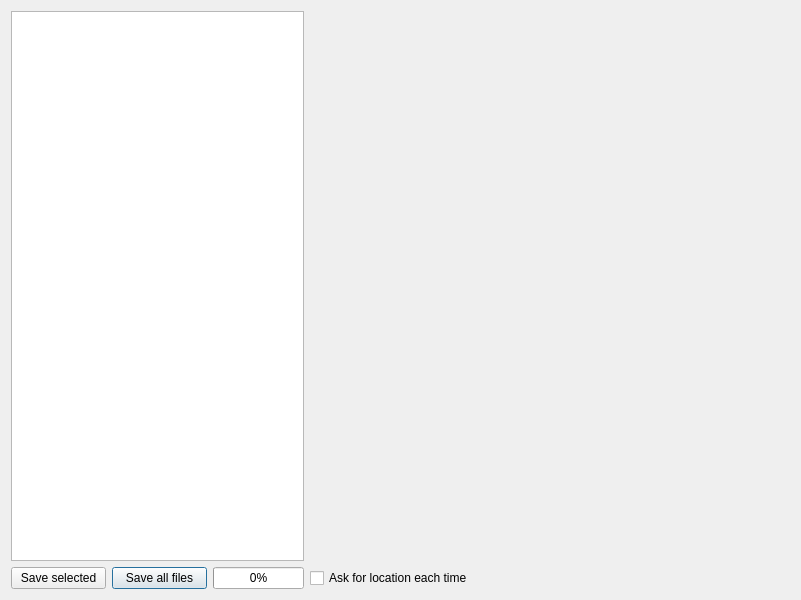
<?xml version="1.0" encoding="UTF-8"?>
<ui version="4.0">
 <class>Filebrowse</class>
 <widget class="QDialog" name="Filebrowse">
  <property name="geometry">
   <rect>
    <x>0</x>
    <y>0</y>
    <width>800</width>
    <height>600</height>
   </rect>
  </property>
  <property name="windowTitle">
   <string>File List</string>
  </property>
  <layout class="QGridLayout" name="gridLayout_3">
   <item row="0" column="0">
    <layout class="QGridLayout" name="gridLayout">
     <item row="0" column="0" rowspan="3" colspan="3">
      <widget class="QListWidget" name="listWidget">
       <property name="sizePolicy">
        <sizepolicy hsizetype="Expanding" vsizetype="Expanding">
         <horstretch>0</horstretch>
         <verstretch>0</verstretch>
        </sizepolicy>
       </property>
      </widget>
     </item>
     <item row="3" column="1">
      <widget class="QPushButton" name="saveAll">
       <property name="sizePolicy">
        <sizepolicy hsizetype="MinimumExpanding" vsizetype="Fixed">
         <horstretch>0</horstretch>
         <verstretch>0</verstretch>
        </sizepolicy>
       </property>
       <property name="minimumSize">
        <size>
         <width>95</width>
         <height>0</height>
        </size>
       </property>
       <property name="text">
        <string>Save all files</string>
       </property>
      </widget>
     </item>
     <item row="3" column="3">
      <widget class="QCheckBox" name="askForPath">
       <property name="sizePolicy">
        <sizepolicy hsizetype="MinimumExpanding" vsizetype="Fixed">
         <horstretch>0</horstretch>
         <verstretch>0</verstretch>
        </sizepolicy>
       </property>
       <property name="text">
        <string>Ask for location each time</string>
       </property>
       <property name="checked">
        <bool>false</bool>
       </property>
      </widget>
     </item>
     <item row="3" column="0">
      <widget class="QPushButton" name="download">
       <property name="sizePolicy">
        <sizepolicy hsizetype="MinimumExpanding" vsizetype="Fixed">
         <horstretch>0</horstretch>
         <verstretch>0</verstretch>
        </sizepolicy>
       </property>
       <property name="minimumSize">
        <size>
         <width>95</width>
         <height>0</height>
        </size>
       </property>
       <property name="text">
        <string>Save selected</string>
       </property>
      </widget>
     </item>
     <item row="3" column="2">
      <widget class="QProgressBar" name="saveProgress">
       <property name="sizePolicy">
        <sizepolicy hsizetype="MinimumExpanding" vsizetype="Fixed">
         <horstretch>0</horstretch>
         <verstretch>0</verstretch>
        </sizepolicy>
       </property>
       <property name="value">
        <number>0</number>
       </property>
      </widget>
     </item>
     <item row="1" column="4">
      <spacer name="verticalSpacer">
       <property name="orientation">
        <enum>Qt::Orientation::Vertical</enum>
       </property>
       <property name="sizeHint" stdset="0">
        <size>
         <width>20</width>
         <height>40</height>
        </size>
       </property>
      </spacer>
     </item>
     <item row="2" column="3">
      <widget class="QLabel" name="downloadInfo">
       <property name="sizePolicy">
        <sizepolicy hsizetype="Expanding" vsizetype="Preferred">
         <horstretch>0</horstretch>
         <verstretch>0</verstretch>
        </sizepolicy>
       </property>
       <property name="text">
        <string/>
       </property>
      </widget>
     </item>
     <item row="0" column="3" colspan="2">
      <widget class="QLabel" name="picture">
       <property name="sizePolicy">
        <sizepolicy hsizetype="Expanding" vsizetype="Expanding">
         <horstretch>0</horstretch>
         <verstretch>0</verstretch>
        </sizepolicy>
       </property>
       <property name="minimumSize">
        <size>
         <width>480</width>
         <height>320</height>
        </size>
       </property>
       <property name="text">
        <string/>
       </property>
       <property name="scaledContents">
        <bool>false</bool>
       </property>
      </widget>
     </item>
    </layout>
   </item>
  </layout>
 </widget>
 <resources/>
 <connections/>
</ui>
